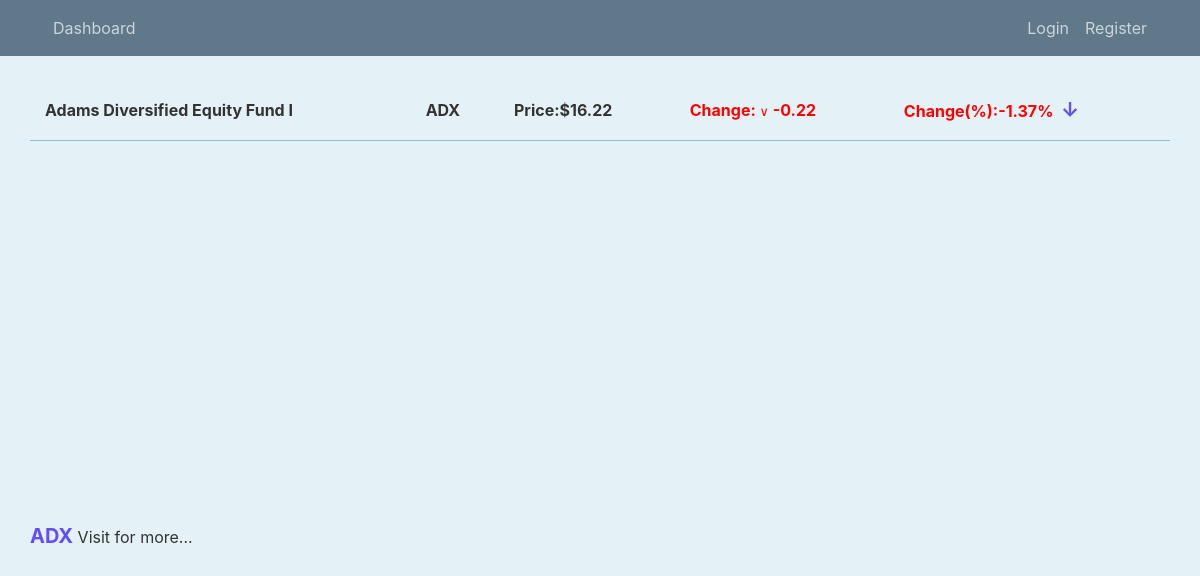
The app's page /stock/1, older data.
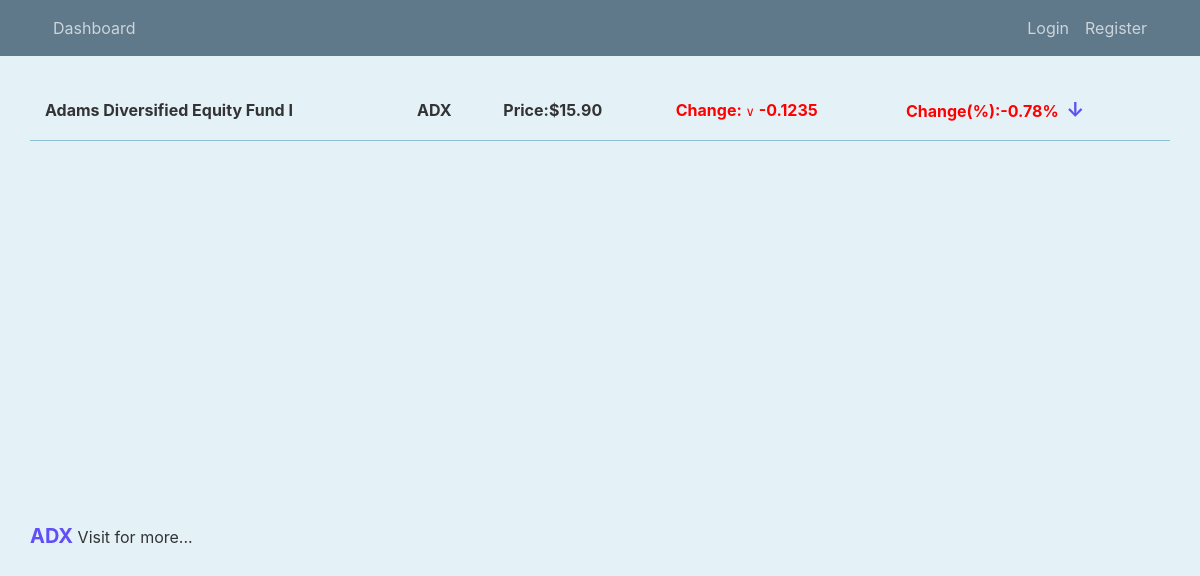
The same page, newer data.
### stockchart/models.py (models this page shows, shortened)
class Stock(db.Model):
    id = db.Column(db.Integer,primary_key=True,autoincrement=True)
    symbol = db.Column(db.String(10),nullable=False)
    price = db.Column(db.String(100),nullable=False)
    percent_change = db.Column(db.Text,nullable = False)
    name = db.Column(db.Text,nullable = False)
    change = db.Column(db.Text,nullable = False)

### stockchart/routes.py (the view)
@app.route("/stock/<stock_id>",methods=['GET','POST'])
def stock(stock_id):
    stock = Stock.query.get_or_404(stock_id)
    return render_template('stock.html',stock=stock)

### stockchart/templates/stock.html (shortened to what this page needs)
{% extends 'layout.html' %}
{% block content %}
<table style="width: 100%;">
   <tr>
    <td class="bold">{{ stock.name }}</td>
    <td class="bold">{{ stock.symbol }}</td>
    <td class="bold">Price:${{ stock.price }}</td>
    {%if stock.change[0] != '-'%}
    <td class="profit bold">Change:<small>&and;</small>&nbsp;&nbsp;&nbsp;{{ stock.change }}</td>
    {%else%}
    <td class="loss bold">Change:&nbsp;<small>&or;</small>&nbsp;{{ stock.change }}</td>
    {%endif%}
    {%if stock.percent_change[0] != '-'%}
    <td class="profit bold">&nbsp;Change(%):{{ stock.percent_change }}%&nbsp;&nbsp;<span>&#8593;</span></td>
    {%else%}
    <td class="loss bold">Change(%):{{ stock.percent_change }}%&nbsp;&nbsp;<span>&#8595;</span></td>
    {%endif%}
    </tr>
</table>
<div class="tradingview-widget-container chart">
  <div id="tradingview_4ca8c" style="height: 380px; ;"></div>
  <div class="tradingview-widget-copyright"><a href="https://in.tradingview.com/symbols/{{ stock.symbol }}/" rel="noopener" target="_blank"><span class="blue-text">{{ stock.symbol }}</span></a> Visit for more...</div>
</div>
{% endblock content %}

Row changes from the older to the newer data that the page shows:
changed Stock "ADX": price "16.22" → "15.90"; change "-0.22" → "-0.1235"; percent_change "-1.37" → "-0.78"
